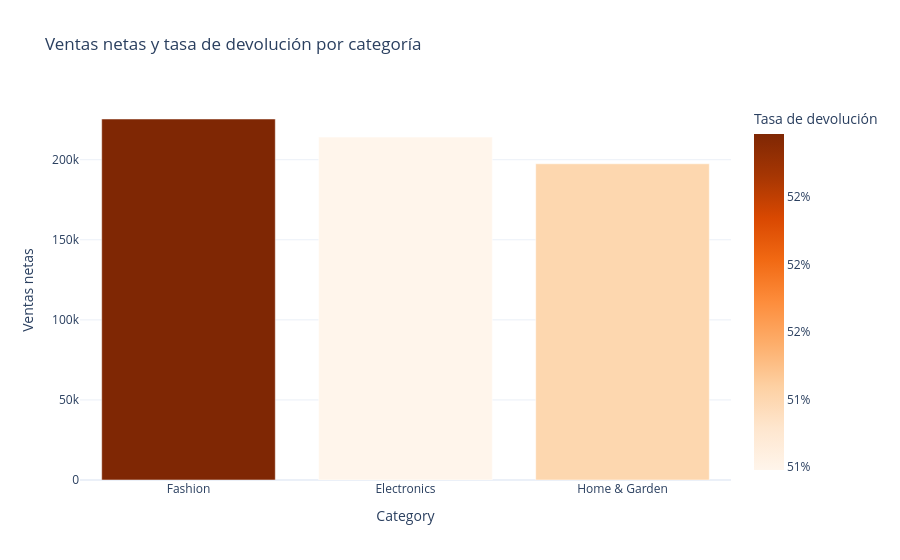

Notebook code for this chart:
### Code cell
# ¿Cómo se comparan visualmente las ventas netas y las devoluciones entre categorías?

fig = px.bar(
    category_summary,
    x="Category",
    y="net_sales",
    color="return_rate",
    color_continuous_scale="Oranges",
    hover_data=["orders", "gross_sales", "returned_amount"],
    title="Ventas netas y tasa de devolución por categoría",
    labels={"net_sales": "Ventas netas", "return_rate": "Tasa de devolución"},
)
fig.update_coloraxes(colorbar_tickformat=".0%")
fig.update_layout(template="plotly_white")
fig.show()

### Figure 1 — Plotly figure (JSON) as saved in the notebook; plotly's stock layout.template omitted (floating-point values rounded to 4 significant figures)
{"data": [{"customdata": [[343.0, 451200.0, 225800.0], [336.0, 440500.0, 226300.0], [321.0, 389100.0, 191600.0]], "hovertemplate": "Category=%{x}<br>Ventas netas=%{y}<br>orders=%{customdata[0]}<br>gross_sales=%{customdata[1]}<br>returned_amount=%{customdata[2]}<br>Tasa de devolución=%{marker.color}<extra></extra>", "legendgroup": "", "marker": {"color": [0.5219, 0.5119, 0.514], "coloraxis": "coloraxis", "pattern": {"shape": ""}}, "name": "", "orientation": "v", "showlegend": false, "textposition": "auto", "type": "bar", "x": ["Fashion", "Electronics", "Home & Garden"], "xaxis": "x", "y": [225400.0, 214200.0, 197500.0], "yaxis": "y"}], "layout": {"barmode": "relative", "coloraxis": {"autocolorscale": false, "colorbar": {"tickformat": ".0%", "title": {"text": "Tasa de devolución"}}, "colorscale": [[0, "rgb(255,245,235)"], [0.125, "rgb(254,230,206)"], [0.25, "rgb(253,208,162)"], [0.375, "rgb(253,174,107)"], [0.5, "rgb(253,141,60)"], [0.625, "rgb(241,105,19)"], [0.75, "rgb(217,72,1)"], [0.875, "rgb(166,54,3)"], [1, "rgb(127,39,4)"]]}, "legend": {"tracegroupgap": 0}, "title": {"text": "Ventas netas y tasa de devolución por categoría"}, "xaxis": {"anchor": "y", "domain": [0, 1], "title": {"text": "Category"}}, "yaxis": {"anchor": "x", "domain": [0, 1], "title": {"text": "Ventas netas"}}}}
